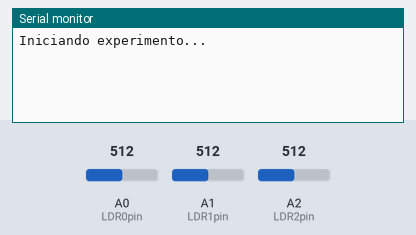
A sketch run on a simulated Arduino Mega 2560, built with avr-gcc and run on an emulated ATmega2560. On the bench: the last lines printed to the serial monitor. The test bench sets the inputs (shaded band); at power-on: A0 (LDR0pin) = 512, A1 (LDR1pin) = 512, A2 (LDR2pin) = 512.

Above: at 0.8 s.
0.9 s: A0 (LDR0pin) set to 780
At 2.0 s:
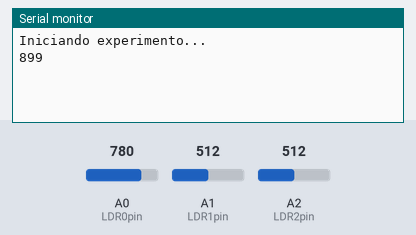
2.4 s: A1 (LDR1pin) set to 780
At 3.1 s:
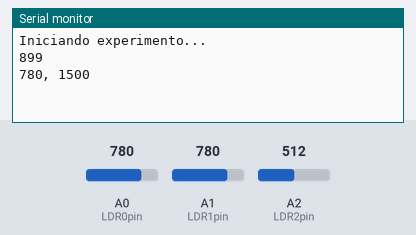

Measured:
- after the input at 0.9 s, the serial monitor: prints a new line at once (image 1)
- after the input at 2.4 s, the serial monitor: prints a new line at once (image 2)

The sketch:

rampa.ino
```cpp
/**
 * O programa imprime na serial "Iniciando experimento..." ao iniciar
 * e inicia a leitura do primeiro LDR (LDR0).
 * Quando a leitura do LDR0 eh maior que o limiar marcamos esse tempo
 * e iniciamos a leitura do proximo LDR.
 * Ficamos sempre lendo o valor do proximo LDR e marcando quando ele
 * eh maior que o limiar ate termos marcado tempos para todos os LDR.
 */

#define LDRsize 11
#define LDR0pin A0
#define LDR1pin A1
#define LDR2pin A2
#define LDR3pin A3
#define LDR4pin A4
#define LDR5pin A5
#define LDR6pin A6
#define LDR7pin A7
#define LDR8pin A8
#define LDR9pin A9
#define LDR10pin A10


#define threshold 770 //Limiar de sensibilidade usado para os sensores.

int LDRpin[] = {LDR0pin, LDR1pin, LDR2pin, LDR3pin, LDR4pin, LDR5pin, LDR6pin, LDR7pin, LDR8pin, LDR9pin, LDR10pin};
int LDR = 0;
int k = 0;
long inicio = 0;

void setup() {
  for(int i = 0; i < LDRsize; i++) {
    pinMode(LDRpin[i], INPUT);
  }
  Serial.begin(9600);
  Serial.println("Iniciando experimento...");
  while(inicio == 0) {
    if(analogRead(LDR0pin) > threshold) {
      inicio = millis();
    }
  }
  Serial.println(inicio);
  k = 1;
}

void loop() {
  LDR = 0;
  while (k < LDRsize) {
    LDR = analogRead(LDRpin[k]);
    if(LDR > threshold) {
      Serial.print(LDR);
      Serial.print(", ");
      Serial.println((millis() - inicio));
      k++;
    }
  }
  delay(1);
}
```
